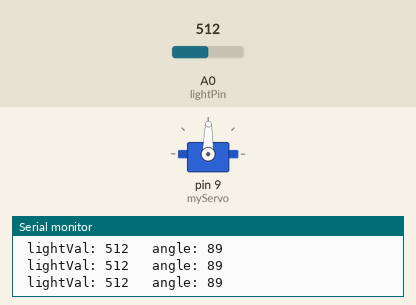
A sketch run on a simulated Arduino Uno, built with avr-gcc and run on an emulated ATmega328P. Shown: servo, the last lines printed to the serial monitor. The test bench sets the inputs (shaded band); at power-on: A0 (lightPin) = 512.

Above: at 1.2 s.
1.3 s: A0 (lightPin) set to 111
At 1.9 s:
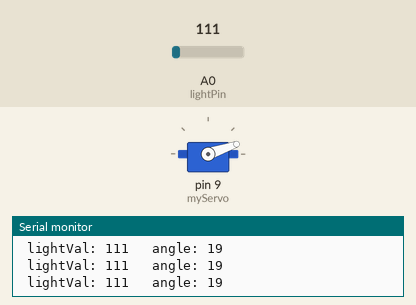
2.8 s: A0 (lightPin) set to 91
At 3.5 s:
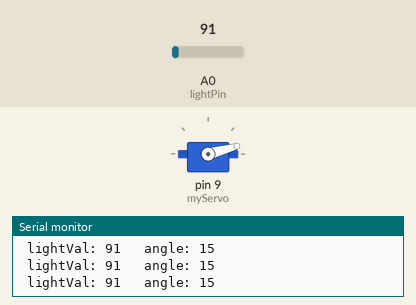
5.8 s: A0 (lightPin) set to 122
At 6.7 s:
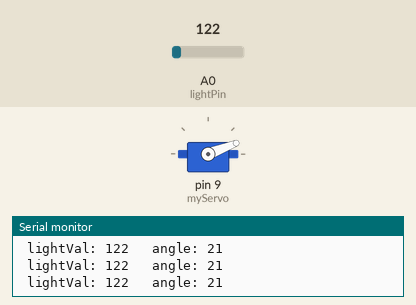
7.3 s: A0 (lightPin) set to 985
At 8.4 s:
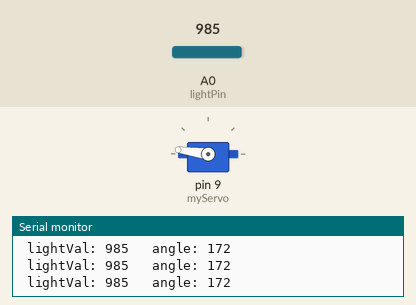
8.8 s: A0 (lightPin) set to 1008
At 9.1 s:
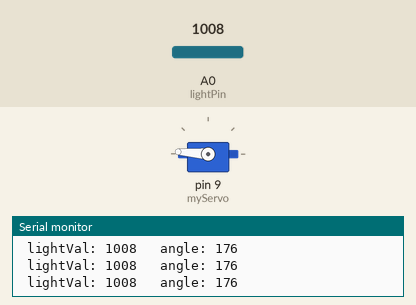
10.3 s: A0 (lightPin) set to 900
At 10.8 s:
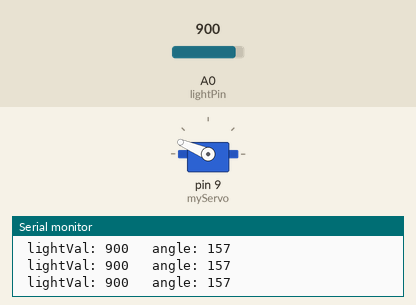
Timing chart, 0 to 12.8 s (numbered marks = the images above; inputs shaded):
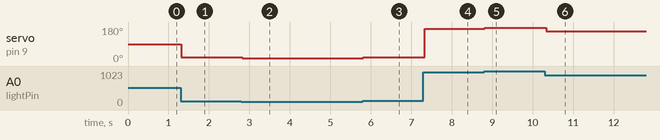

Measured:
- after the input at 1.3 s, servo on pin 9 (myServo): 89° → 19° at once
- after the input at 2.8 s, servo on pin 9 (myServo): 19° → 15° at once
- after the input at 5.8 s, servo on pin 9 (myServo): 15° → 21° at once
- after the input at 7.3 s, servo on pin 9 (myServo): 21° → 172° at once
- after the input at 8.8 s, servo on pin 9 (myServo): 172° → 176° at once
- after the input at 10.3 s, servo on pin 9 (myServo): 176° → 157° at once

The sketch:

ServoPotOrTemp.ino
```cpp
#include <Servo.h>

Servo myServo;

int const lightPin = A0; // Replace light with pot and use!
int lightVal;
int angle;

void setup(){
  myServo.attach(9);
  Serial.begin(9600);
}

void loop(){

  lightVal = analogRead(lightPin);
  angle = map(lightVal, 0, 1023, 0, 179);
  Serial.print("\n lightVal: ");
  Serial.print(lightVal);
  Serial.print("\t angle: ");
  Serial.print(angle);

  myServo.write(angle);
  delay(15);

}
```
